Frame 1 (no input): blank canvas, image omitted
Frame 60 (the mouse pressed at the canvas centre just before this capture): blank canvas, image omitted
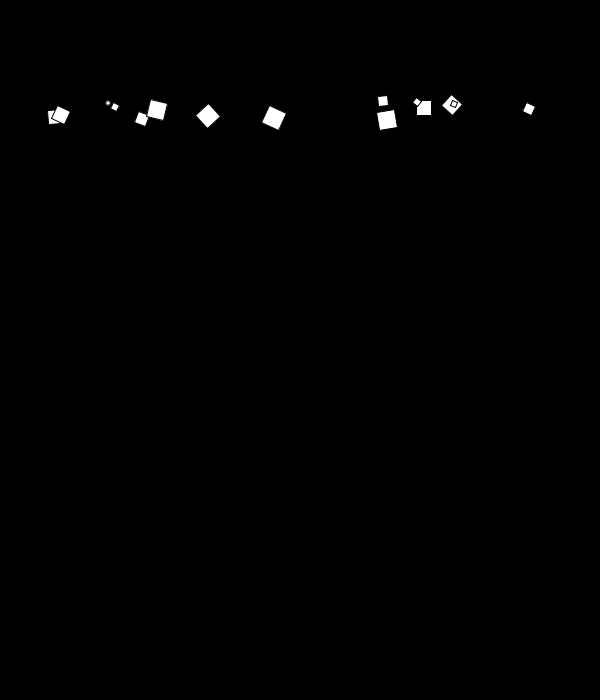
Frame 120 (the mouse held since frame 60 and released just before this capture)

The Processing sketch whose frames 1 and 60 were blank and that drew this single picture after the mouse press (run headless with seeded random() and noise(); from frame 60 on, the mouse is pressed at the canvas centre):

// Processing sketch: Falling_snow
// ── Falling_snow.pde
int[] x, y, size;
float[] rotation;
float rotSpeed;
boolean[] growing;
int n, numStars, minSize, maxSize;
void setup() {
  rectMode(CENTER);
  numStars = 700;
  rotSpeed = 0.7;
  minSize = 2;
  maxSize = 20;
  size(600,700);
  x = new int[numStars];
  y = new int[numStars];
  rotation = new float[numStars];
  size = new int[numStars];
  growing = new boolean[numStars];
  n = 0;
}

void draw() {
  background(0);
  if(n<numStars) {
    x[n] = (int)random(width);
    y[n] = 0;
    size[n] = (int)random(maxSize-minSize)+minSize;
    rotation[n] = random(90);
    growing[n] = true;
    n++;
  }
  for(int i = 0; i<numStars; i++) {
    y[i]++;
    rotation[i]+=rotSpeed;
    if(rotation[i]>90) {
      rotation[i] = 1;
    }
    if(growing[i]) {
      size[i]++;
    } else {
      size[i]--;
    }
    if(size[i]<=minSize) {
      growing[i] = true;
      size[i] =  minSize;
    }
    if(size[i]>=maxSize) {
      growing[i] = false;
      size[i] = maxSize;
    }
    if(isInZone(x[i],y[i])) {
      
    pushMatrix();
    translate(x[i],y[i]);
    rotate(PI/180.0*rotation[i]);
    rect(0,0,size[i],size[i]);
    popMatrix();
    }
    if(y[i]>height) {
      
    x[i] = (int)random(width);
    y[i] = 0;
    size[i] = (int)random(maxSize-minSize)+minSize;
    rotation[i] = random(90);
    growing[i] = true;
    n++;
    }
  }
}

// ── name_places.pde
boolean isInZone(int x, int y) {
  //C
  if(x>50 && x<100 & y>100 && y<600) return true;
  if(x>100 && x<275 & y>100 && y<150) return true;
  if(x>100 && x<275 & y>550 && y<600) return true;
  
  // A
  if(x>350 && x<400 & y>100 && y<600) return true;
  if(x>550 && x<600 & y>100 && y<600) return true;
  if(x>400 && x<550 & y>100 && y<175) return true;
  if(x>400 && x<550 & y>300 && y<375) return true;
  return false;
}
